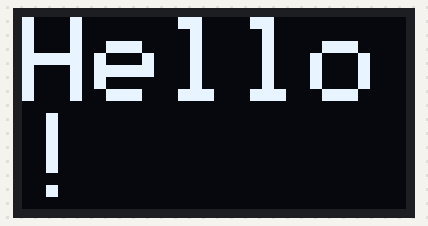
Simulated run of this sketch. Board: Arduino Uno, built with avr-gcc and run on an emulated ATmega328P. Parts: 128×64 one-colour display.

Above: at 0.1 s.

The sketch:

128x64_Display_Sample.ino
```cpp
#include <Wire.h>
#include <Adafruit_GFX.h>
#include <Adafruit_SSD1306.h>

#define SCREEN_WIDTH 128
#define SCREEN_HEIGHT 64
#define OLED_RESET    -1 // Reset pin # (-1 if sharing Arduino reset pin)

Adafruit_SSD1306 display(SCREEN_WIDTH, SCREEN_HEIGHT, &Wire, OLED_RESET);

void setup() {
  Serial.begin(115200);

  // Initialize SSD1306 display with I2C address 0x3C
  if(!display.begin(SSD1306_SWITCHCAPVCC, 0x3C)) {
    Serial.println(F("SSD1306 allocation failed"));
    for(;;);
  }

  display.clearDisplay();
  display.setTextSize(4);
  display.setTextColor(SSD1306_WHITE);
  display.setCursor(0, 0);
  display.println(F("Hello!"));
  display.println(F("WORLD!"));
  display.display();
}

void loop() {
  // Nothing needed here for a static test
}
```
